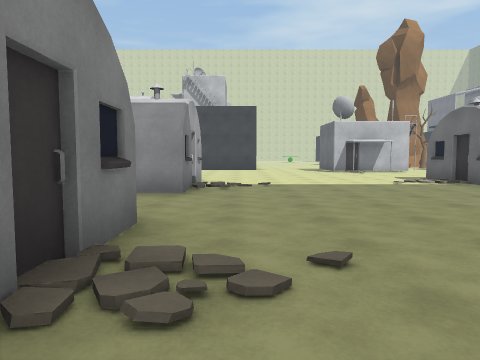
view 1 (above)

24 first-person views from a walk through a scene from a Unity 3-D project. The camera is 1.3 m above the floor, tilts 4° down and sees 70° across. The floor is counted in squares, 2 m on a side. Each view is taken from the middle of a square. On the plan, view 1 faces up. The plan holds only what a view shows up to about 10 squares ahead; the rest is blank. The place goes on beyond the plan. The player character is not drawn.

view 2
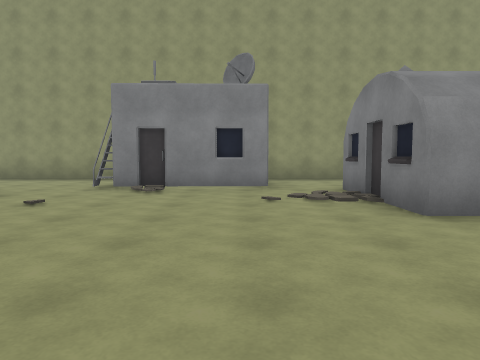

view 3
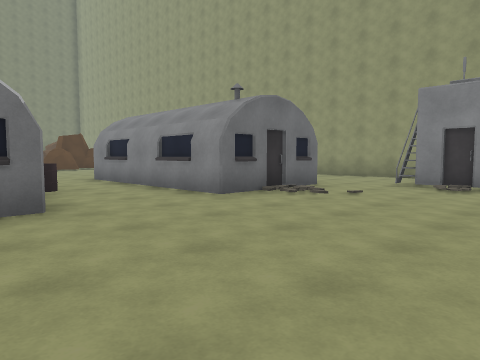

view 4
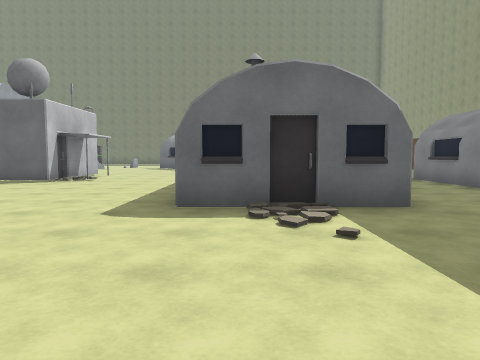

view 5
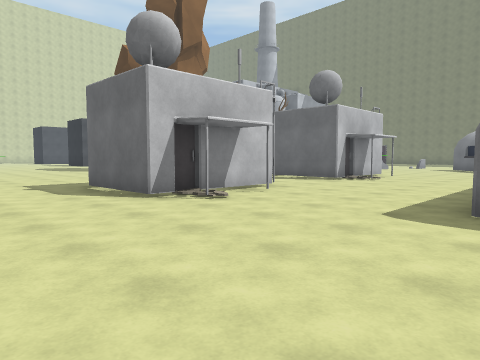

view 6
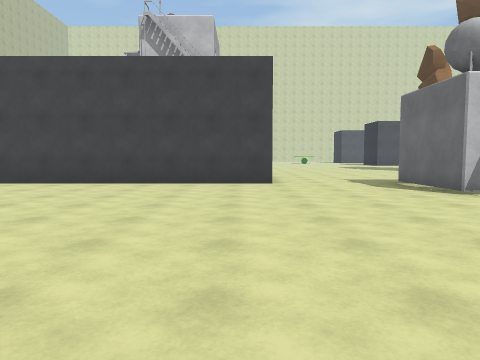

view 7
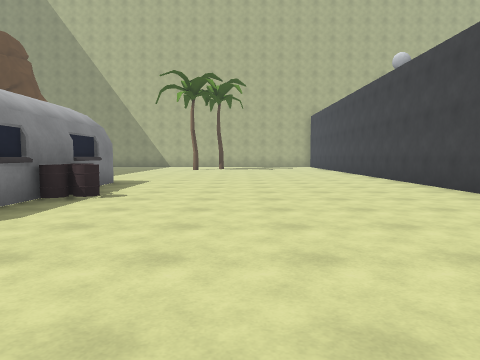

view 8
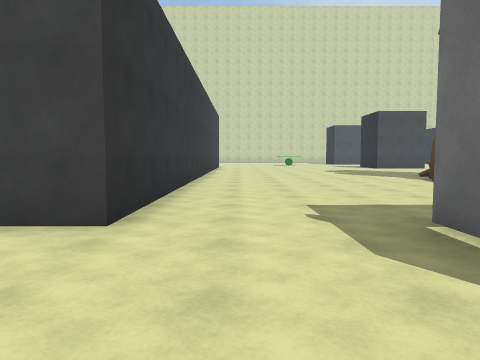

view 9
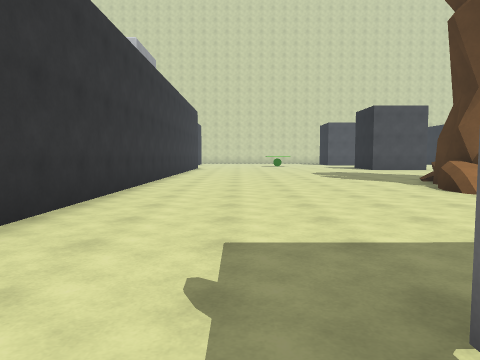

view 10
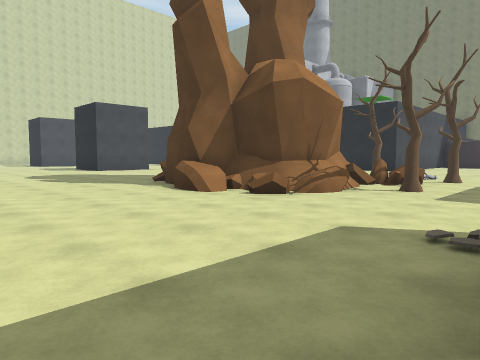

view 11
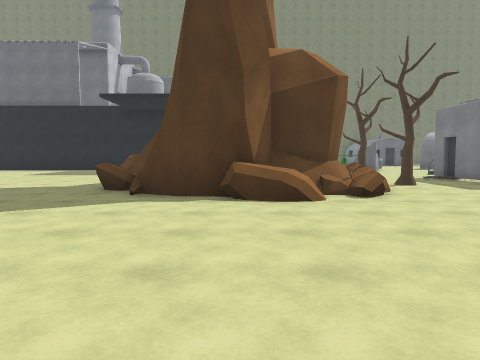

view 12
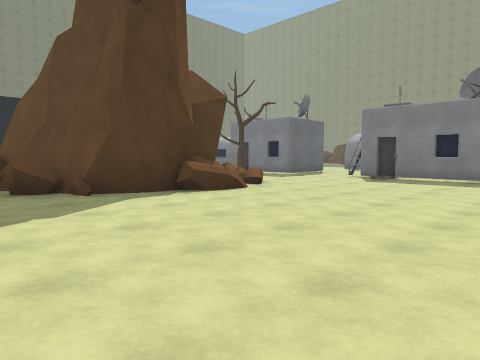

view 13
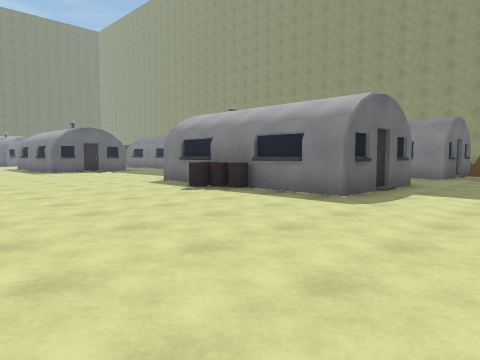

view 14
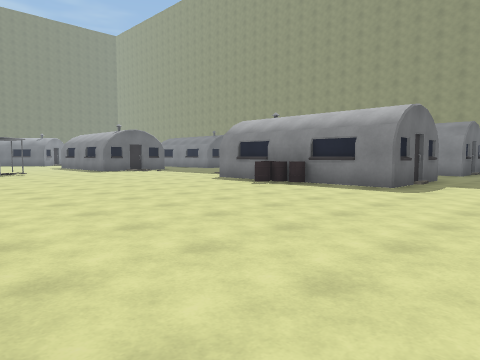

view 15
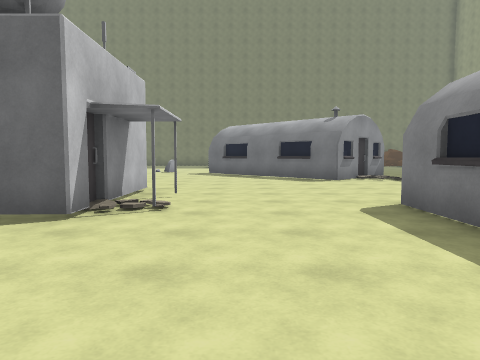

view 16
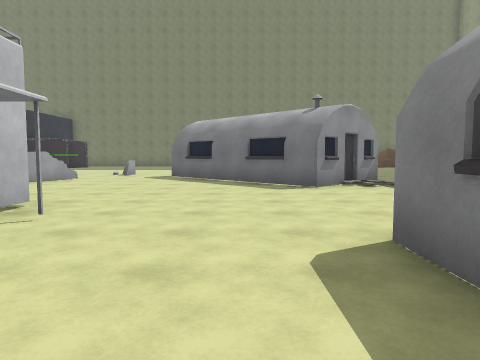

view 17
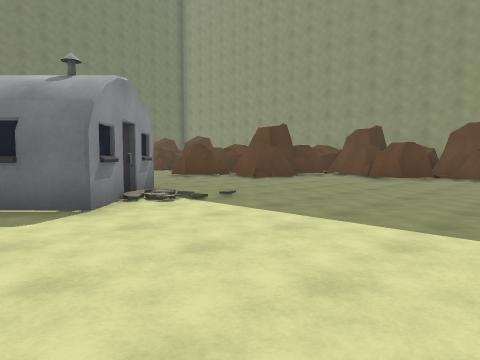

view 18
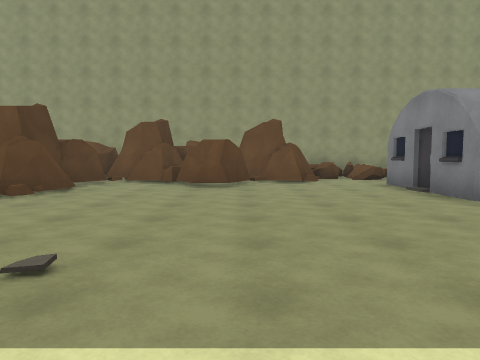

view 19
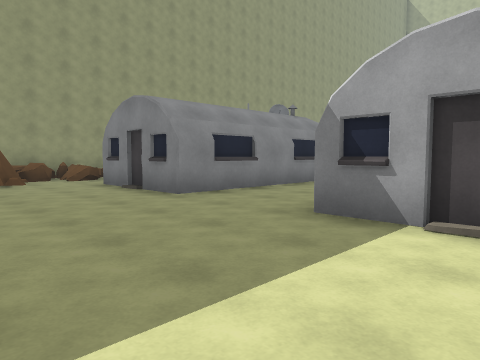

view 20
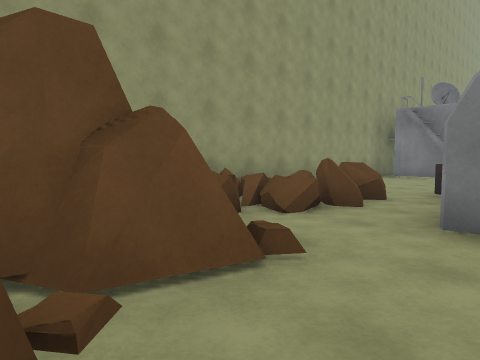

view 21
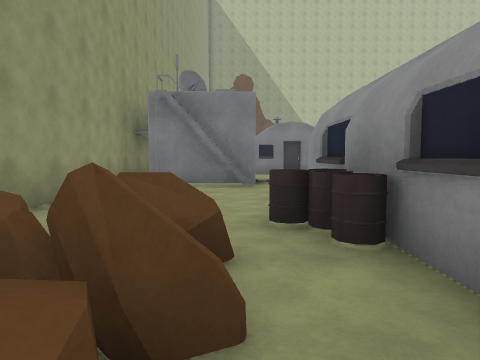

view 22
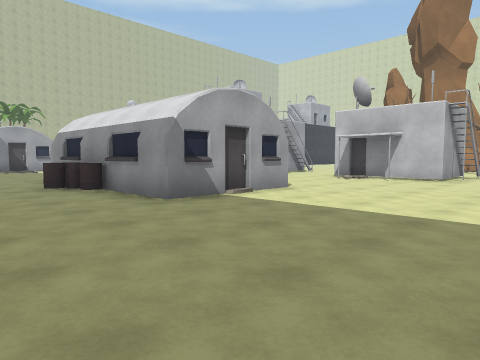

view 23
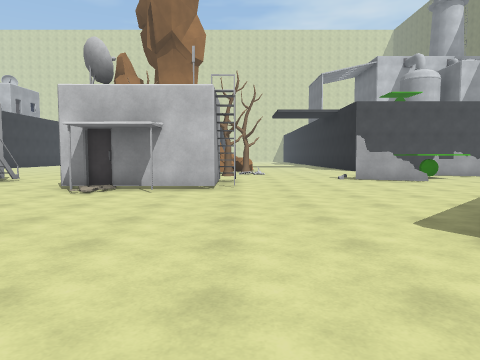

view 24
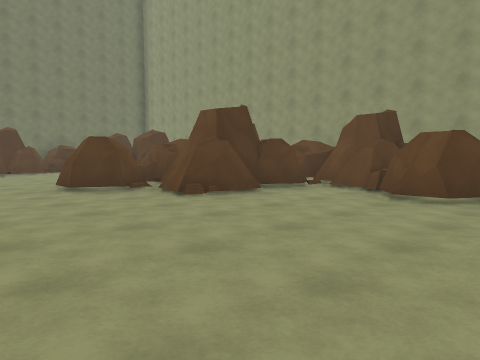

### Floor plan
Key: @ floor where view 1 was taken; # wall or solid block; . main floor; : floor 0.75 m higher than the main floor; = window, fence, low wall or low ledge; ^ raised ledge; B building; T tree; O other object.
Columns run from 9 left of view 1 to 24 right of it. Each row starts with its distance up from view 1.
 26            ..........
 25          #........=.^
 24          #.......####
 23          #.......##
 22          #......^##
 21          #......^##
 20          #.......#### O
 19          #..........=..O
 18          #.........T..T.
 17  #########...............# OO
 16 .............B##B..B###..##..
 15 .............### ..####......
 14 .............####..###......
 13 .............#.....##.......
 12 ...........................#
 11 ..........................##
 10  ............... .B......##
  9  ..BBBBBB.....B    #....B##
  8  ..#    #.....B    #.....B#
  7  ..#    #......##B##........
  6  ..#   ##........B.............
  5   ..   ...........................
  4   .. B  .......#####........## ...
  3   ###B ##.....B    #.......##=
  2    #    #......    #.......####
  1         #......BBBBB...##..#
  0         .@##BB....=..### ##=
 -1         .. ##B....=#=###
 -2        ...  #.....===:
 -3        ###############

Where each view was taken, in squares from view 1:
view 1: 0 up, 0 right, facing up
view 2: 7 up, 1 right, facing down
view 3: 8 up, 1 right, facing down-right
view 4: 9 up, 1 right, facing right
view 5: 9 up, 1 right, facing up-right
view 6: 8 up, 0 right, facing up
view 7: 12 up, 2 right, facing left
view 8: 13 up, 2 right, facing up
view 9: 15 up, 3 right, facing up
view 10: 16 up, 3 right, facing up-right
view 11: 22 up, 2 right, facing right
view 12: 26 up, 2 right, facing down-right
view 13: 14 up, 9 left, facing down-right
view 14: 16 up, 9 left, facing down-right
view 15: 12 up, 6 right, facing right
view 16: 11 up, 8 right, facing right
view 17: 11 up, 11 right, facing down-right
view 18: 9 up, 14 right, facing down
view 19: 9 up, 14 right, facing down-left
view 20: 2 up, 14 right, facing down-left
view 21: 0 up, 11 right, facing left
view 22: 4 up, 15 right, facing up-left
view 23: 7 up, 13 right, facing up
view 24: 7 up, 13 right, facing down-right
